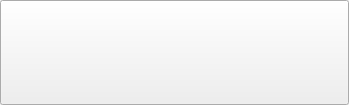
<?xml version="1.0" encoding="UTF-8"?>
<ui version="4.0">
 <class>vColorfulBtn</class>
 <widget class="QPushButton" name="vColorfulBtn">
  <property name="geometry">
   <rect>
    <x>0</x>
    <y>0</y>
    <width>349</width>
    <height>105</height>
   </rect>
  </property>
  <property name="windowTitle">
   <string>vColorfulBtn</string>
  </property>
  <property name="text">
   <string/>
  </property>
 </widget>
 <layoutdefault spacing="6" margin="11"/>
 <resources/>
 <connections/>
</ui>
